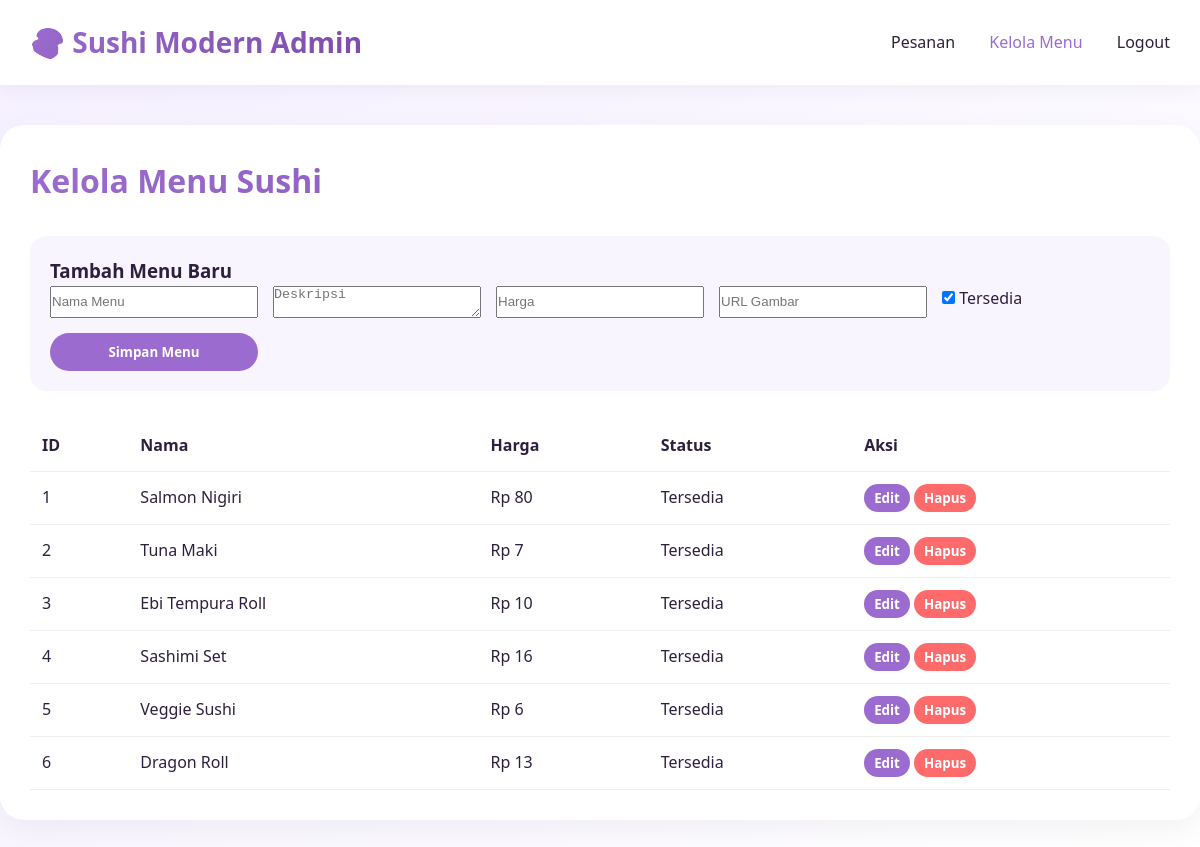
Screenshot of /admin/manage_menu.php (signed in) with the database file from the repository.
### tables this page shows
CREATE TABLE `menu` (
  `id` int(11) NOT NULL,
  `name` varchar(100) NOT NULL,
  `description` text DEFAULT NULL,
  `price` decimal(10,2) NOT NULL,
  `image_url` varchar(255) DEFAULT 'assets/img/default-sushi.jpg',
  `is_available` tinyint(1) DEFAULT 1,
  `created_at` timestamp NOT NULL DEFAULT current_timestamp()
);

### admin/manage_menu.php (the view, shortened to what this page needs)
<?php
require_once '../config/database.php';
$menu = $pdo->query("SELECT * FROM menu ORDER BY id")->fetchAll();
?>
<!DOCTYPE html>
<html lang="id">
<head>
    <link rel="stylesheet" href="../assets/css/style.css">
    <link rel="stylesheet" href="https://cdnjs.cloudflare.com/ajax/libs/font-awesome/6.0.0/css/all.min.css">
</head>
<body>
    <nav class="navbar">
        <div class="container">
            <div class="logo">🍣 Sushi Modern Admin</div>
            <div class="nav-links">
                <a href="dashboard.php">Pesanan</a>
                <a href="manage_menu.php" class="active">Kelola Menu</a>
                <a href="logout.php">Logout</a>
            </div>
        </div>
    </nav>
    <div class="admin-container">
        <h1 class="section-title">Kelola Menu Sushi</h1>
        <div style="background: #f9f5ff; padding: 20px; border-radius: var(--radius-sm); margin-bottom: 30px;">
            <h3>Tambah Menu Baru</h3>
            <form method="POST" style="display: grid; gap: 15px; grid-template-columns: repeat(auto-fit, minmax(200px, 1fr));">
                <input type="text" name="name" placeholder="Nama Menu" required>
                <textarea name="description" placeholder="Deskripsi" rows="2"></textarea>
                <input type="number" step="0.01" name="price" placeholder="Harga" required>
                <input type="url" name="image_url" placeholder="URL Gambar">
                <label><input type="checkbox" name="is_available" value="1" checked> Tersedia</label>
                <button type="submit" class="btn-add">Simpan Menu</button>
            </form>
        </div>
        <table class="admin-table">
            <thead>
                <tr><th>ID</th><th>Nama</th><th>Harga</th><th>Status</th><th>Aksi</th></tr>
            </thead>
            <tbody>
                <?php foreach ($menu as $item): ?>
                <tr>
                    <td><?= $item['id'] ?></td>
                    <td><?= htmlspecialchars($item['name']) ?></td>
                    <td>Rp <?= number_format($item['price'], 0, ',', '.') ?></td>
                    <td><?= $item['is_available'] ? 'Tersedia' : 'Tidak Tersedia' ?></td>
                    <td>
                        <button onclick="editMenu(<?= htmlspecialchars(json_encode($item)) ?>)" class="btn-add" style="padding: 5px 10px;">Edit</button>
                        <form method="POST" style="display: inline;">
                            <button type="submit" name="delete" value="1" class="btn-add" style="background: #ff6b6b; padding: 5px 10px;" onclick="return confirm('Hapus menu ini?')">Hapus</button>
                        </form>
                    </td>
                </tr>
                <?php endforeach; ?>
            </tbody>
        </table>
    </div>
</body>
</html>

### assets/css/style.css (style rules this page uses)
:root { --primary: #9b6bcf; --primary-light: #c29ff0; --primary-dark: #7b4ca8; --secondary: #f3e8ff; --soft-ungu: #f5efff; --bg-white: #ffffff; --text-dark: #2d1f3d; --text-gray: #6c5b7b; --shadow: 0 10px 30px rgba(0, 0, 0, 0.05); --shadow-hover: 0 20px 40px rgba(0, 0, 0, 0.1); --radius: 24px; --radius-sm: 16px; }
* { margin: 0; padding: 0; box-sizing: border-box; }
body { font-family: 'Poppins', 'Segoe UI', sans-serif; background: linear-gradient(135deg, var(--soft-ungu) 0%, #ffffff 100%); color: var(--text-dark); line-height: 1.6; }
.container { max-width: 1400px; margin: 0 auto; padding: 0 30px; }
.navbar { background: rgba(255, 255, 255, 0.95); backdrop-filter: blur(10px); padding: 20px 0; position: sticky; top: 0; z-index: 1000; box-shadow: 0 2px 20px rgba(0, 0, 0, 0.05); }
.navbar .container { display: flex; justify-content: space-between; align-items: center; }
.logo { font-size: 28px; font-weight: 700; background: linear-gradient(135deg, var(--primary), var(--primary-dark)); -webkit-background-clip: text; background-clip: text; color: transparent; }
.nav-links a { color: var(--text-dark); text-decoration: none; margin-left: 30px; font-weight: 500; transition: color 0.3s; }
.nav-links a:hover, .nav-links a.active { color: var(--primary); }
.section-title { font-size: 32px; font-weight: 600; margin-bottom: 30px; background: linear-gradient(135deg, var(--primary), var(--primary-dark)); -webkit-background-clip: text; background-clip: text; color: transparent; }
.btn-add { background: var(--primary); color: white; border: none; padding: 10px 20px; border-radius: 40px; font-weight: 600; cursor: pointer; transition: all 0.3s; font-family: inherit; }
.admin-container { max-width: 1200px; margin: 40px auto; background: white; border-radius: var(--radius); padding: 30px; box-shadow: var(--shadow); }
.admin-table { width: 100%; border-collapse: collapse; }
.admin-table th, .admin-table td { padding: 12px; text-align: left; border-bottom: 1px solid #eee; }

### rows the page displays
menu: id "1", name "Salmon Nigiri", price "80", is_available "Tersedia"
menu: id "2", name "Tuna Maki", price "7", is_available "Tersedia"
menu: id "3", name "Ebi Tempura Roll", price "10", is_available "Tersedia"
menu: id "4", name "Sashimi Set", price "16", is_available "Tersedia"
menu: id "5", name "Veggie Sushi", price "6", is_available "Tersedia"
menu: id "6", name "Dragon Roll", price "13", is_available "Tersedia"
